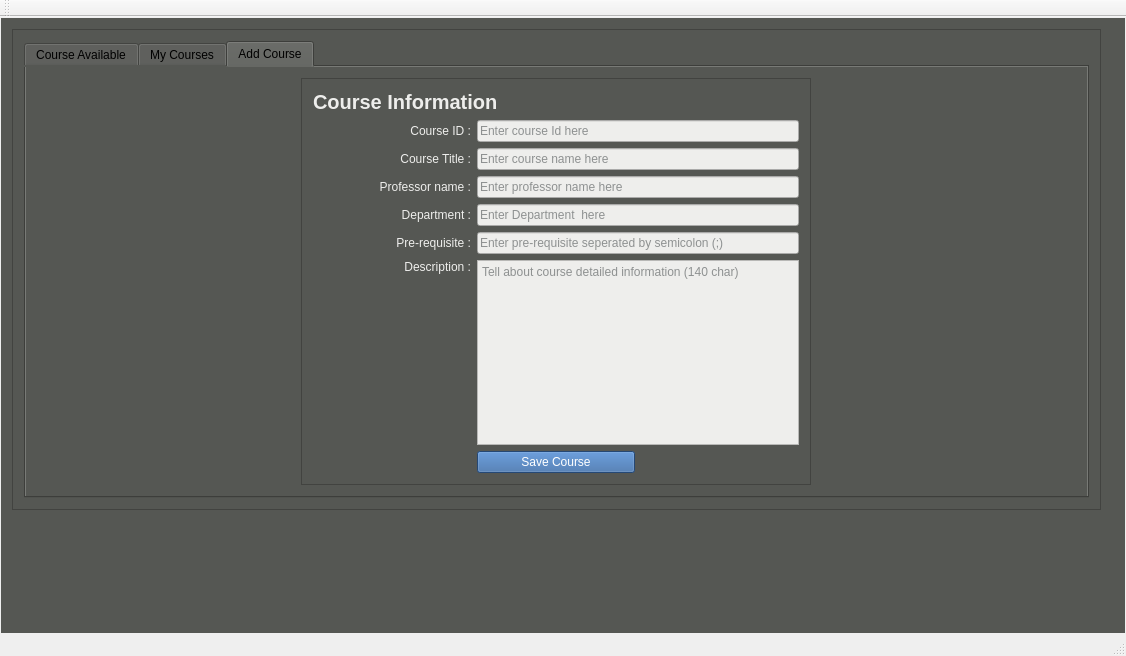
<?xml version="1.0" encoding="UTF-8"?>
<ui version="4.0">
 <class>MainWindow</class>
 <widget class="QMainWindow" name="MainWindow">
  <property name="geometry">
   <rect>
    <x>0</x>
    <y>0</y>
    <width>1126</width>
    <height>656</height>
   </rect>
  </property>
  <property name="maximumSize">
   <size>
    <width>16777215</width>
    <height>16777215</height>
   </size>
  </property>
  <property name="windowTitle">
   <string>MainWindow</string>
  </property>
  <widget class="QWidget" name="centralWidget">
   <layout class="QGridLayout" name="gridLayout">
    <property name="leftMargin">
     <number>1</number>
    </property>
    <property name="topMargin">
     <number>1</number>
    </property>
    <property name="rightMargin">
     <number>1</number>
    </property>
    <property name="bottomMargin">
     <number>1</number>
    </property>
    <property name="spacing">
     <number>1</number>
    </property>
    <item row="0" column="0">
     <widget class="QStackedWidget" name="stackedWidget_main">
      <property name="styleSheet">
       <string notr="true">background-color: rgb(85, 87, 83);</string>
      </property>
      <property name="currentIndex">
       <number>1</number>
      </property>
      <widget class="QWidget" name="page">
       <layout class="QGridLayout" name="gridLayout_6">
        <item row="0" column="0">
         <widget class="QStackedWidget" name="stackedWidget_login">
          <property name="styleSheet">
           <string notr="true">background-color: rgb(117, 80, 123);</string>
          </property>
          <property name="currentIndex">
           <number>0</number>
          </property>
          <widget class="QWidget" name="page_3">
           <layout class="QGridLayout" name="gridLayout_7">
            <item row="0" column="0">
             <widget class="QFrame" name="frame">
              <property name="maximumSize">
               <size>
                <width>271</width>
                <height>301</height>
               </size>
              </property>
              <property name="styleSheet">
               <string notr="true">QPushButton{
font: 75 12pt &quot;Noto Sans&quot;;
background-color: rgb(52, 101, 164);
	color: rgb(255, 255, 255);
}

QLabel {
 	color: rgb(255, 255, 255);
}</string>
              </property>
              <property name="frameShape">
               <enum>QFrame::StyledPanel</enum>
              </property>
              <property name="frameShadow">
               <enum>QFrame::Raised</enum>
              </property>
              <layout class="QGridLayout" name="gridLayout_2">
               <item row="1" column="0">
                <widget class="QLabel" name="label">
                 <property name="layoutDirection">
                  <enum>Qt::LeftToRight</enum>
                 </property>
                 <property name="styleSheet">
                  <string notr="true">font: 75 12pt &quot;Noto Sans&quot;;</string>
                 </property>
                 <property name="text">
                  <string>Username:</string>
                 </property>
                 <property name="alignment">
                  <set>Qt::AlignRight|Qt::AlignTrailing|Qt::AlignVCenter</set>
                 </property>
                </widget>
               </item>
               <item row="3" column="0" colspan="2">
                <widget class="QPushButton" name="pb_cancel">
                 <property name="minimumSize">
                  <size>
                   <width>120</width>
                   <height>0</height>
                  </size>
                 </property>
                 <property name="maximumSize">
                  <size>
                   <width>120</width>
                   <height>16777215</height>
                  </size>
                 </property>
                 <property name="text">
                  <string>Cancel</string>
                 </property>
                </widget>
               </item>
               <item row="2" column="1" colspan="2">
                <widget class="QLineEdit" name="le_password"/>
               </item>
               <item row="3" column="2">
                <widget class="QPushButton" name="pb_login">
                 <property name="minimumSize">
                  <size>
                   <width>120</width>
                   <height>0</height>
                  </size>
                 </property>
                 <property name="maximumSize">
                  <size>
                   <width>16777215</width>
                   <height>16777215</height>
                  </size>
                 </property>
                 <property name="text">
                  <string>Login</string>
                 </property>
                </widget>
               </item>
               <item row="1" column="1" colspan="2">
                <widget class="QLineEdit" name="le_username"/>
               </item>
               <item row="2" column="0">
                <widget class="QLabel" name="label_2">
                 <property name="layoutDirection">
                  <enum>Qt::LeftToRight</enum>
                 </property>
                 <property name="styleSheet">
                  <string notr="true">font: 75 12pt &quot;Noto Sans&quot;;</string>
                 </property>
                 <property name="text">
                  <string>Password:</string>
                 </property>
                 <property name="alignment">
                  <set>Qt::AlignRight|Qt::AlignTrailing|Qt::AlignVCenter</set>
                 </property>
                </widget>
               </item>
               <item row="0" column="1" colspan="2">
                <widget class="QFrame" name="LoginPhoto">
                 <property name="maximumSize">
                  <size>
                   <width>150</width>
                   <height>85</height>
                  </size>
                 </property>
                 <property name="frameShape">
                  <enum>QFrame::StyledPanel</enum>
                 </property>
                 <property name="frameShadow">
                  <enum>QFrame::Raised</enum>
                 </property>
                </widget>
               </item>
               <item row="4" column="0" colspan="3">
                <widget class="QPushButton" name="pb_new_user">
                 <property name="text">
                  <string>New User Sign Up</string>
                 </property>
                </widget>
               </item>
              </layout>
             </widget>
            </item>
           </layout>
          </widget>
          <widget class="QWidget" name="page_4">
           <layout class="QGridLayout" name="gridLayout_8">
            <item row="0" column="0">
             <widget class="QFrame" name="frame_4">
              <property name="maximumSize">
               <size>
                <width>390</width>
                <height>450</height>
               </size>
              </property>
              <property name="styleSheet">
               <string notr="true">QLabel{
	font: 75 10pt &quot;Noto Sans&quot;;
   
	color: rgb(238, 238, 236);
}

QLineEdit{
	font: 75 10pt &quot;Noto Sans&quot;;
	background-color: rgb(238, 238, 236);
  
	color: rgb(46, 52, 54);

}</string>
              </property>
              <property name="frameShape">
               <enum>QFrame::StyledPanel</enum>
              </property>
              <property name="frameShadow">
               <enum>QFrame::Raised</enum>
              </property>
              <layout class="QGridLayout" name="gridLayout_4">
               <property name="leftMargin">
                <number>5</number>
               </property>
               <property name="topMargin">
                <number>5</number>
               </property>
               <property name="rightMargin">
                <number>5</number>
               </property>
               <property name="bottomMargin">
                <number>5</number>
               </property>
               <property name="spacing">
                <number>2</number>
               </property>
               <item row="4" column="0">
                <widget class="QLabel" name="label_12">
                 <property name="text">
                  <string>ID :</string>
                 </property>
                 <property name="alignment">
                  <set>Qt::AlignRight|Qt::AlignTrailing|Qt::AlignVCenter</set>
                 </property>
                </widget>
               </item>
               <item row="9" column="1">
                <widget class="QLineEdit" name="le_email">
                 <property name="text">
                  <string>dd@dd</string>
                 </property>
                 <property name="placeholderText">
                  <string>Enter email id here</string>
                 </property>
                </widget>
               </item>
               <item row="3" column="0">
                <widget class="QLabel" name="label_8">
                 <property name="text">
                  <string>Title :</string>
                 </property>
                 <property name="alignment">
                  <set>Qt::AlignRight|Qt::AlignTrailing|Qt::AlignVCenter</set>
                 </property>
                </widget>
               </item>
               <item row="13" column="1">
                <widget class="QPushButton" name="pb_sign_up">
                 <property name="text">
                  <string>Sign Up</string>
                 </property>
                </widget>
               </item>
               <item row="6" column="1">
                <widget class="QLineEdit" name="le_department">
                 <property name="text">
                  <string>entc</string>
                 </property>
                 <property name="placeholderText">
                  <string>Enter department here</string>
                 </property>
                </widget>
               </item>
               <item row="6" column="0">
                <widget class="QLabel" name="label_3">
                 <property name="text">
                  <string>Department :</string>
                 </property>
                 <property name="alignment">
                  <set>Qt::AlignRight|Qt::AlignTrailing|Qt::AlignVCenter</set>
                 </property>
                </widget>
               </item>
               <item row="4" column="1">
                <widget class="QLineEdit" name="le_id">
                 <property name="text">
                  <string>1</string>
                 </property>
                 <property name="placeholderText">
                  <string>Enter ID here</string>
                 </property>
                </widget>
               </item>
               <item row="14" column="1">
                <widget class="QPushButton" name="pb_cancel_up">
                 <property name="text">
                  <string>Cancel</string>
                 </property>
                </widget>
               </item>
               <item row="12" column="0">
                <widget class="QLabel" name="label_24">
                 <property name="text">
                  <string>Re-enter Password :</string>
                 </property>
                 <property name="alignment">
                  <set>Qt::AlignRight|Qt::AlignTrailing|Qt::AlignVCenter</set>
                 </property>
                </widget>
               </item>
               <item row="1" column="0">
                <widget class="QLabel" name="label_5">
                 <property name="minimumSize">
                  <size>
                   <width>95</width>
                   <height>0</height>
                  </size>
                 </property>
                 <property name="maximumSize">
                  <size>
                   <width>95</width>
                   <height>35</height>
                  </size>
                 </property>
                 <property name="styleSheet">
                  <string notr="true">font-weight: bold;
font-size: 20px;</string>
                 </property>
                 <property name="text">
                  <string>Student</string>
                 </property>
                 <property name="alignment">
                  <set>Qt::AlignRight|Qt::AlignTrailing|Qt::AlignVCenter</set>
                 </property>
                </widget>
               </item>
               <item row="10" column="0">
                <widget class="QLabel" name="label_10">
                 <property name="text">
                  <string>Phone :</string>
                 </property>
                 <property name="alignment">
                  <set>Qt::AlignRight|Qt::AlignTrailing|Qt::AlignVCenter</set>
                 </property>
                </widget>
               </item>
               <item row="7" column="1">
                <widget class="QLineEdit" name="le_name">
                 <property name="text">
                  <string>dd</string>
                 </property>
                 <property name="placeholderText">
                  <string>Enter full name here</string>
                 </property>
                </widget>
               </item>
               <item row="7" column="0">
                <widget class="QLabel" name="label_4">
                 <property name="text">
                  <string>Name :</string>
                 </property>
                 <property name="alignment">
                  <set>Qt::AlignRight|Qt::AlignTrailing|Qt::AlignVCenter</set>
                 </property>
                </widget>
               </item>
               <item row="8" column="0">
                <widget class="QLabel" name="label_7">
                 <property name="text">
                  <string>Age :</string>
                 </property>
                 <property name="alignment">
                  <set>Qt::AlignRight|Qt::AlignTrailing|Qt::AlignVCenter</set>
                 </property>
                </widget>
               </item>
               <item row="8" column="1">
                <widget class="QLineEdit" name="le_age">
                 <property name="text">
                  <string>26</string>
                 </property>
                 <property name="placeholderText">
                  <string>Enter age here</string>
                 </property>
                </widget>
               </item>
               <item row="9" column="0">
                <widget class="QLabel" name="label_9">
                 <property name="text">
                  <string>Email :</string>
                 </property>
                 <property name="alignment">
                  <set>Qt::AlignRight|Qt::AlignTrailing|Qt::AlignVCenter</set>
                 </property>
                </widget>
               </item>
               <item row="3" column="1">
                <widget class="QComboBox" name="cmb_title">
                 <item>
                  <property name="text">
                   <string>Student</string>
                  </property>
                 </item>
                 <item>
                  <property name="text">
                   <string>Professor</string>
                  </property>
                 </item>
                </widget>
               </item>
               <item row="10" column="1">
                <widget class="QLineEdit" name="le_phone">
                 <property name="text">
                  <string>12345678</string>
                 </property>
                 <property name="placeholderText">
                  <string>Enter phone number here</string>
                 </property>
                </widget>
               </item>
               <item row="1" column="1">
                <widget class="QLabel" name="label_22">
                 <property name="styleSheet">
                  <string notr="true">font-weight: bold;
font-size: 20px;</string>
                 </property>
                 <property name="text">
                  <string>Information</string>
                 </property>
                </widget>
               </item>
               <item row="11" column="1">
                <widget class="QLineEdit" name="le_pass">
                 <property name="text">
                  <string>1</string>
                 </property>
                 <property name="echoMode">
                  <enum>QLineEdit::Password</enum>
                 </property>
                 <property name="placeholderText">
                  <string>Enter password here</string>
                 </property>
                </widget>
               </item>
               <item row="11" column="0">
                <widget class="QLabel" name="label_23">
                 <property name="text">
                  <string>Password :</string>
                 </property>
                 <property name="alignment">
                  <set>Qt::AlignRight|Qt::AlignTrailing|Qt::AlignVCenter</set>
                 </property>
                </widget>
               </item>
               <item row="12" column="1">
                <widget class="QLineEdit" name="le_cpass">
                 <property name="text">
                  <string>1</string>
                 </property>
                 <property name="echoMode">
                  <enum>QLineEdit::Password</enum>
                 </property>
                 <property name="placeholderText">
                  <string>confirm password</string>
                 </property>
                </widget>
               </item>
              </layout>
             </widget>
            </item>
           </layout>
          </widget>
         </widget>
        </item>
       </layout>
      </widget>
      <widget class="QWidget" name="page_2">
       <widget class="QWidget" name="layoutWidget">
        <property name="geometry">
         <rect>
          <x>0</x>
          <y>0</y>
          <width>1111</width>
          <height>503</height>
         </rect>
        </property>
        <layout class="QGridLayout" name="gridLayout_3">
         <item row="0" column="0">
          <widget class="QFrame" name="frame_2">
           <property name="frameShape">
            <enum>QFrame::StyledPanel</enum>
           </property>
           <property name="frameShadow">
            <enum>QFrame::Raised</enum>
           </property>
           <layout class="QGridLayout" name="gridLayout_9">
            <item row="0" column="0">
             <widget class="QTabWidget" name="tabWidget_Courses">
              <property name="currentIndex">
               <number>2</number>
              </property>
              <widget class="QWidget" name="tab">
               <attribute name="title">
                <string>Course Available</string>
               </attribute>
               <layout class="QGridLayout" name="gridLayout_11">
                <item row="0" column="0">
                 <widget class="QTableView" name="tableView_Crs_Avail"/>
                </item>
               </layout>
              </widget>
              <widget class="QWidget" name="tab_2">
               <attribute name="title">
                <string>My Courses</string>
               </attribute>
               <layout class="QGridLayout" name="gridLayout_10">
                <item row="0" column="0">
                 <widget class="QTableView" name="tableView_MyCrs"/>
                </item>
               </layout>
              </widget>
              <widget class="QWidget" name="tab_3">
               <attribute name="title">
                <string>Add Course</string>
               </attribute>
               <layout class="QGridLayout" name="gridLayout_12">
                <item row="0" column="0">
                 <widget class="QFrame" name="frame_6">
                  <property name="maximumSize">
                   <size>
                    <width>510</width>
                    <height>430</height>
                   </size>
                  </property>
                  <property name="styleSheet">
                   <string notr="true">QLabel{
	font: 75 10pt &quot;Noto Sans&quot;;
	color: rgb(238, 238, 236);
}

QTextEdit{
	font: 75 10pt &quot;Noto Sans&quot;;
	
	color: rgb(46, 52, 54);
	background-color: rgb(238, 238, 236);
}

QLineEdit{
	font: 75 10pt &quot;Noto Sans&quot;;
	background-color: rgb(238, 238, 236);
  
	color: rgb(46, 52, 54);

}</string>
                  </property>
                  <property name="frameShape">
                   <enum>QFrame::StyledPanel</enum>
                  </property>
                  <property name="frameShadow">
                   <enum>QFrame::Raised</enum>
                  </property>
                  <layout class="QGridLayout" name="gridLayout_5">
                   <item row="4" column="1" colspan="2">
                    <widget class="QLineEdit" name="le_professor_name">
                     <property name="placeholderText">
                      <string>Enter professor name here</string>
                     </property>
                    </widget>
                   </item>
                   <item row="5" column="1" colspan="2">
                    <widget class="QLineEdit" name="le_course_dept_name">
                     <property name="placeholderText">
                      <string>Enter Department  here</string>
                     </property>
                    </widget>
                   </item>
                   <item row="3" column="0">
                    <widget class="QLabel" name="label_6">
                     <property name="minimumSize">
                      <size>
                       <width>125</width>
                       <height>0</height>
                      </size>
                     </property>
                     <property name="text">
                      <string>Course Title :</string>
                     </property>
                     <property name="alignment">
                      <set>Qt::AlignRight|Qt::AlignTrailing|Qt::AlignVCenter</set>
                     </property>
                    </widget>
                   </item>
                   <item row="5" column="0">
                    <widget class="QLabel" name="label_14">
                     <property name="minimumSize">
                      <size>
                       <width>125</width>
                       <height>0</height>
                      </size>
                     </property>
                     <property name="text">
                      <string>Department :</string>
                     </property>
                     <property name="alignment">
                      <set>Qt::AlignRight|Qt::AlignTrailing|Qt::AlignVCenter</set>
                     </property>
                    </widget>
                   </item>
                   <item row="6" column="0">
                    <widget class="QLabel" name="label_19">
                     <property name="minimumSize">
                      <size>
                       <width>125</width>
                       <height>0</height>
                      </size>
                     </property>
                     <property name="text">
                      <string>Pre-requisite :</string>
                     </property>
                     <property name="alignment">
                      <set>Qt::AlignRight|Qt::AlignTrailing|Qt::AlignVCenter</set>
                     </property>
                    </widget>
                   </item>
                   <item row="4" column="0">
                    <widget class="QLabel" name="label_11">
                     <property name="minimumSize">
                      <size>
                       <width>125</width>
                       <height>0</height>
                      </size>
                     </property>
                     <property name="text">
                      <string>Professor name :</string>
                     </property>
                     <property name="alignment">
                      <set>Qt::AlignRight|Qt::AlignTrailing|Qt::AlignVCenter</set>
                     </property>
                    </widget>
                   </item>
                   <item row="0" column="0" colspan="3">
                    <widget class="QLabel" name="label_16">
                     <property name="maximumSize">
                      <size>
                       <width>16777215</width>
                       <height>35</height>
                      </size>
                     </property>
                     <property name="styleSheet">
                      <string notr="true">font-weight: bold;
font-size: 20px;</string>
                     </property>
                     <property name="text">
                      <string>Course Information</string>
                     </property>
                     <property name="alignment">
                      <set>Qt::AlignLeading|Qt::AlignLeft|Qt::AlignVCenter</set>
                     </property>
                    </widget>
                   </item>
                   <item row="3" column="1" colspan="2">
                    <widget class="QLineEdit" name="le_course_title">
                     <property name="placeholderText">
                      <string>Enter course name here</string>
                     </property>
                    </widget>
                   </item>
                   <item row="6" column="1" colspan="2">
                    <widget class="QLineEdit" name="le_prerequires">
                     <property name="placeholderText">
                      <string>Enter pre-requisite seperated by semicolon (;)</string>
                     </property>
                    </widget>
                   </item>
                   <item row="7" column="1" colspan="2">
                    <widget class="QTextEdit" name="textEdit_desciption">
                     <property name="placeholderText">
                      <string>Tell about course detailed information (140 char)</string>
                     </property>
                    </widget>
                   </item>
                   <item row="7" column="0">
                    <widget class="QLabel" name="label_21">
                     <property name="minimumSize">
                      <size>
                       <width>125</width>
                       <height>0</height>
                      </size>
                     </property>
                     <property name="text">
                      <string>Description :</string>
                     </property>
                     <property name="alignment">
                      <set>Qt::AlignRight|Qt::AlignTop|Qt::AlignTrailing</set>
                     </property>
                    </widget>
                   </item>
                   <item row="1" column="0">
                    <widget class="QLabel" name="label_13">
                     <property name="minimumSize">
                      <size>
                       <width>125</width>
                       <height>0</height>
                      </size>
                     </property>
                     <property name="text">
                      <string>Course ID :</string>
                     </property>
                     <property name="alignment">
                      <set>Qt::AlignRight|Qt::AlignTrailing|Qt::AlignVCenter</set>
                     </property>
                    </widget>
                   </item>
                   <item row="1" column="1" colspan="2">
                    <widget class="QLineEdit" name="le_course_id">
                     <property name="placeholderText">
                      <string>Enter course Id here</string>
                     </property>
                    </widget>
                   </item>
                   <item row="8" column="1">
                    <widget class="QPushButton" name="pb_save_course">
                     <property name="styleSheet">
                      <string notr="true">font: 75 12pt &quot;Noto Sans&quot;;
background-color: rgb(52, 101, 164);
	color: rgb(255, 255, 255);</string>
                     </property>
                     <property name="text">
                      <string>Save Course</string>
                     </property>
                    </widget>
                   </item>
                  </layout>
                 </widget>
                </item>
               </layout>
              </widget>
             </widget>
            </item>
           </layout>
          </widget>
         </item>
        </layout>
       </widget>
      </widget>
     </widget>
    </item>
   </layout>
  </widget>
  <widget class="QMenuBar" name="menuBar">
   <property name="geometry">
    <rect>
     <x>0</x>
     <y>0</y>
     <width>1126</width>
     <height>22</height>
    </rect>
   </property>
  </widget>
  <widget class="QToolBar" name="mainToolBar">
   <attribute name="toolBarArea">
    <enum>TopToolBarArea</enum>
   </attribute>
   <attribute name="toolBarBreak">
    <bool>false</bool>
   </attribute>
  </widget>
  <widget class="QStatusBar" name="statusBar"/>
 </widget>
 <layoutdefault spacing="6" margin="11"/>
 <resources/>
 <connections>
  <connection>
   <sender>cmb_title</sender>
   <signal>currentTextChanged(QString)</signal>
   <receiver>label_5</receiver>
   <slot>setText(QString)</slot>
   <hints>
    <hint type="sourcelabel">
     <x>505</x>
     <y>213</y>
    </hint>
    <hint type="destinationlabel">
     <x>505</x>
     <y>192</y>
    </hint>
   </hints>
  </connection>
 </connections>
</ui>
